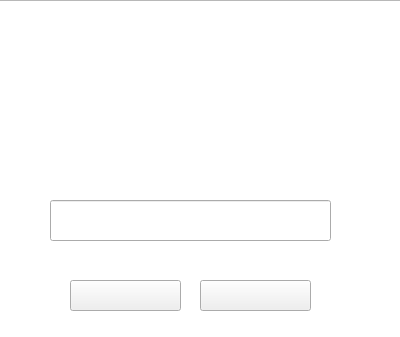
<?xml version="1.0" encoding="UTF-8"?>
<ui version="4.0">
 <class>changename</class>
 <widget class="QDialog" name="changename">
  <property name="geometry">
   <rect>
    <x>0</x>
    <y>0</y>
    <width>400</width>
    <height>337</height>
   </rect>
  </property>
  <property name="windowTitle">
   <string>Dialog</string>
  </property>
  <widget class="QLineEdit" name="newname">
   <property name="geometry">
    <rect>
     <x>50</x>
     <y>200</y>
     <width>281</width>
     <height>41</height>
    </rect>
   </property>
  </widget>
  <widget class="QLabel" name="label">
   <property name="geometry">
    <rect>
     <x>120</x>
     <y>140</y>
     <width>181</width>
     <height>41</height>
    </rect>
   </property>
   <property name="text">
    <string>&lt;html&gt;&lt;head/&gt;&lt;body&gt;&lt;p&gt;&lt;span style=&quot; font-size:20pt; color:#ffffff;&quot;&gt;输入新昵称&lt;/span&gt;&lt;/p&gt;&lt;/body&gt;&lt;/html&gt;</string>
   </property>
  </widget>
  <widget class="QListView" name="ListView">
   <property name="geometry">
    <rect>
     <x>-10</x>
     <y>0</y>
     <width>411</width>
     <height>341</height>
    </rect>
   </property>
   <property name="styleSheet">
    <string notr="true">border-image: url(:/img/change-name.png);</string>
   </property>
  </widget>
  <widget class="QPushButton" name="pushButton">
   <property name="geometry">
    <rect>
     <x>200</x>
     <y>280</y>
     <width>111</width>
     <height>31</height>
    </rect>
   </property>
   <property name="styleSheet">
    <string notr="true">border-image: url(:/img/white-yes.png);</string>
   </property>
   <property name="text">
    <string/>
   </property>
  </widget>
  <widget class="QPushButton" name="pushButton_2">
   <property name="geometry">
    <rect>
     <x>70</x>
     <y>280</y>
     <width>111</width>
     <height>31</height>
    </rect>
   </property>
   <property name="styleSheet">
    <string notr="true">border-image: url(:/img/white-cancel.png);</string>
   </property>
   <property name="text">
    <string/>
   </property>
  </widget>
  <widget class="QDialogButtonBox" name="buttonBox">
   <property name="geometry">
    <rect>
     <x>110</x>
     <y>270</y>
     <width>171</width>
     <height>51</height>
    </rect>
   </property>
   <property name="styleSheet">
    <string notr="true"/>
   </property>
   <property name="standardButtons">
    <set>QDialogButtonBox::Cancel|QDialogButtonBox::Ok</set>
   </property>
  </widget>
  <zorder>buttonBox</zorder>
  <zorder>ListView</zorder>
  <zorder>newname</zorder>
  <zorder>label</zorder>
  <zorder>pushButton</zorder>
  <zorder>pushButton_2</zorder>
 </widget>
 <resources/>
 <connections/>
</ui>
